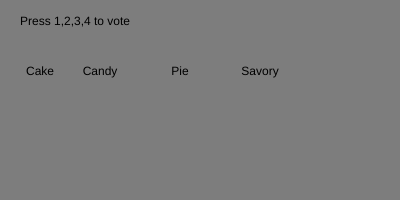
Frame 1 (no input)
Frame 60 (no input): identical to frame 1, image omitted
Frame 120 (the mouse pressed at the canvas centre since frame 60): identical to frame 1, image omitted

The p5.js sketch that drew this single still picture (run headless with seeded random() and noise() and a simulated clock; from frame 60 on, the mouse is pressed at the canvas centre):

// p5.js sketch
// ── sketch.js

var choices = {
    "Cake": [0, 40, 75, "red"],
    "Candy": [0, 100, 75, "green"],
    "Pie": [0, 180, 75, "blue"],
    "Savory": [0, 260, 75, "purple"]
};


function setup() {
    createCanvas(400, 200);
    console.log(choices);
    console.log(choices["Cake"]);
    console.log(choices["Candy"]);
    console.log(choices["Pie"]);
    console.log(choices["Savory"]);

    noStroke();

    for (keys in choices) {
        console.log(keys + ":" + choices[keys]);
    }

}

function draw() {
    background(125);

    for (keys in choices) {
        fill(choices[keys][3]);
        ellipse(choices[keys][1], choices[keys][2] + 50, choices[keys][0], choices[keys][0]);

        fill(0, 0, 0);

        textAlign(CENTER);

        text(keys, choices[keys][1], choices[keys][2]);

    }

    text("Press 1,2,3,4 to vote", 75, 25);

    //    fill(255, 0, 0, 100);
    //    ellipse(40, (height / 2) + 50, choices["Cake"], choices["Cake"]);

    //    fill(0, 255, 0, 100);
    //
    //    ellipse(100, (height / 2) + 50, choices["Candy"], choices["Candy"]);
    //    fill(0, 0, 255, 100);
    //
    //    ellipse(180, (height / 2) + 50, choices["Pie"], choices["Pie"]);
    //    fill(100, 100, 100);
    //    ellipse(260, (height / 2) + 50, choices["Savory"], choices["Savory"]);
    //
    //    fill(0, 0, 0);
    //    
    //    textAlign(CENTER);
    //    text(cakeMessage, 40, height / 2);
    //    text(candyMessage, 100, height / 2);
    //    text(pieMessage, 180, height / 2);
    //    text(savoryMessage, 260, height / 2);
    //    
    //    text("Press 1,2,3,4 to vote", 75, 25);


}

function keyPressed() {
    //49 == 1, 50 == 2, 51 == 3, 52 == 4
    if (keyCode == 49 || key == "1") {
        choices["Cake"][0]++;
    } else if (keyCode == 50 || key == "2") {
        choices["Candy"][0]++;
    } else if (keyCode == 51 || key == "3") {
        choices["Pie"][0]++;
    } else if (keyCode == 52 || key == "4") {
        choices["Savory"][0]++;
    }

    console.log(choices);

}
